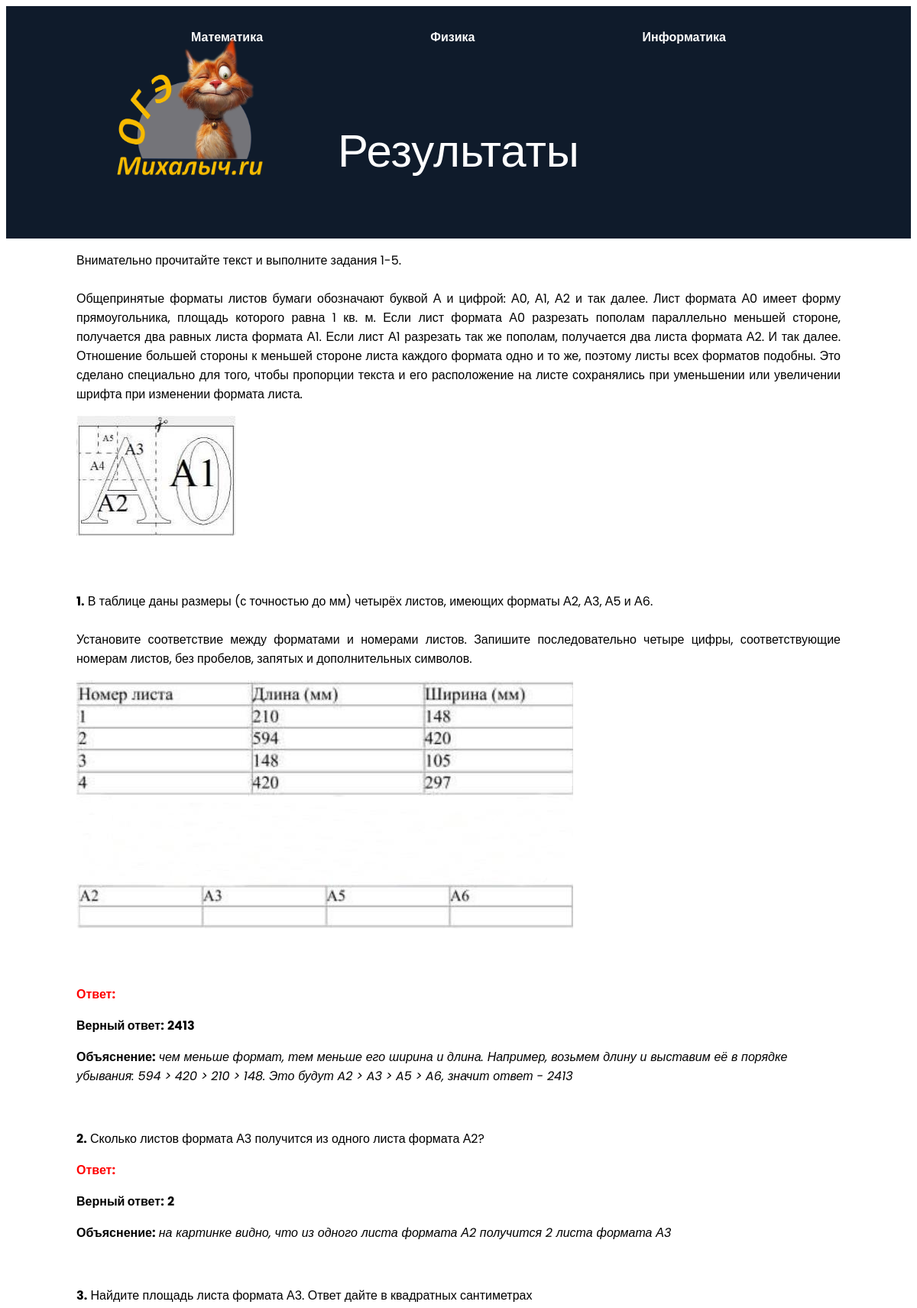
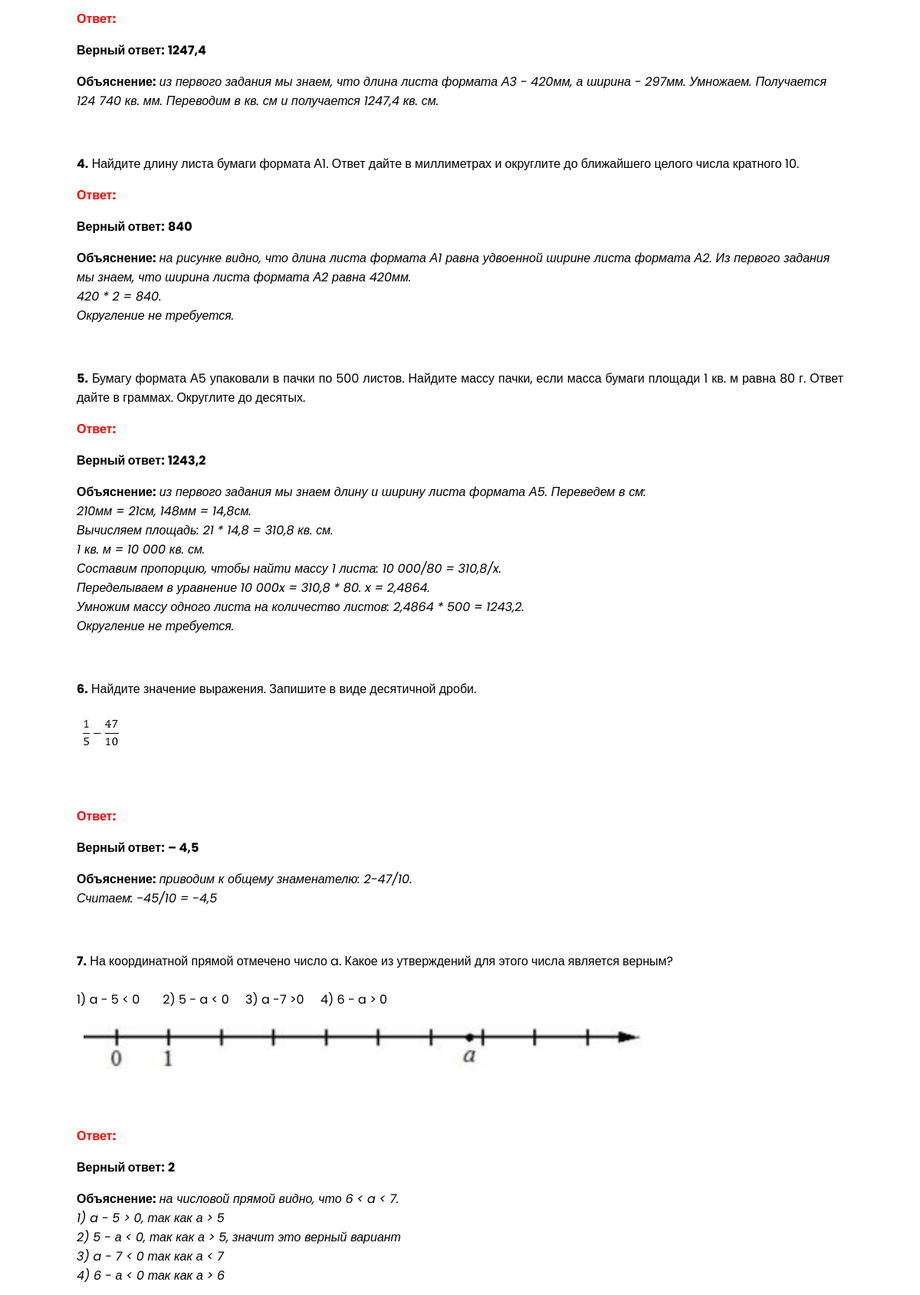
Page /end/math/3/ (upper part) on the committed database (2 pictures, top to bottom).
### main/models.py (models this page shows, shortened)
class Math(models.Model):
    name = models.TextField('Номер варианта')
    text = models.TextField('Текст', blank=True)
    imaget = models.ImageField('Картинка', blank=True)
    vopr1 = models.TextField('Вопрос 1')
    otv1 = models.TextField('Ответ 1')
    ob1 = models.TextField('Объяснение 1')
    image1 = models.ImageField('Картинка к вопросу', upload_to='questions/', blank=True, null=True)
    vopr2 = models.TextField('Вопрос 2')
    otv2 = models.TextField('Ответ 2')
    ob2 = models.TextField('Объяснение 2')
    image2 = models.ImageField('Картинка к вопросу', upload_to='questions/', blank=True, null=True)
    vopr3 = models.TextField('Вопрос 3')
    otv3 = models.TextField('Ответ 3')
    ob3 = models.TextField('Объяснение 3')
    image3 = models.ImageField('Картинка к вопросу', upload_to='questions/', blank=True, null=True)
    vopr4 = models.TextField('Вопрос 4')
    otv4 = models.TextField('Ответ 4')
    ob4 = models.TextField('Объяснение 4')
    image4 = models.ImageField('Картинка к вопросу', upload_to='questions/', blank=True, null=True)
    vopr5 = models.TextField('Вопрос 5')
    otv5 = models.TextField('Ответ 5')
    ob5 = models.TextField('Объяснение 5')
    image5 = models.ImageField('Картинка к вопросу', upload_to='questions/', blank=True, null=True)
    vopr6 = models.TextField('Вопрос 6')
    otv6 = models.TextField('Ответ 6')
    ob6 = models.TextField('Объяснение 6')
    image6 = models.ImageField('Картинка к вопросу', upload_to='questions/', blank=True, null=True)
    vopr7 = models.TextField('Вопрос 7')
    otv7 = models.TextField('Ответ 7')
    ob7 = models.TextField('Объяснение 7')
    image7 = models.ImageField('Картинка к вопросу', upload_to='questions/', blank=True, null=True)
    vopr8 = models.TextField('Вопрос 8')
    otv8 = models.TextField('Ответ 8')
    ob8 = models.TextField('Объяснение 8')
    image8 = models.ImageField('Картинка к вопросу', upload_to='questions/', blank=True, null=True)
    vopr9 = models.TextField('Вопрос 9')
    otv9 = models.TextField('Ответ 9')
    ob9 = models.TextField('Объяснение 9')
    image9 = models.ImageField('Картинка к вопросу', upload_to='questions/', blank=True, null=True)
    vopr10 = models.TextField('Вопрос 10')
    otv10 = models.TextField('Ответ 10')
    ob10 = models.TextField('Объяснение 10')
    image10 = models.ImageField('Картинка к вопросу', upload_to='questions/', blank=True, null=True)
    vopr11 = models.TextField('Вопрос 11')
    otv11 = models.TextField('Ответ 11')
    ob11 = models.TextField('Объяснение 11')
    image11 = models.ImageField('Картинка к вопросу', upload_to='questions/', blank=True, null=True)
    vopr12 = models.TextField('Вопрос 12')
    otv12 = models.TextField('Ответ 12')
    ob12 = models.TextField('Объяснение 12')
    image12 = models.ImageField('Картинка к вопросу', upload_to='questions/', blank=True, null=True)
    vopr13 = models.TextField('Вопрос 13')
    otv13 = models.TextField('Ответ 13')
    ob13 = models.TextField('Объяснение 13')
    image13 = models.ImageField('Картинка к вопросу', upload_to='questions/', blank=True, null=True)
    vopr14 = models.TextField('Вопрос 14')
    otv14 = models.TextField('Ответ 14')
    ob14 = models.TextField('Объяснение 14')
    image14 = models.ImageField('Картинка к вопросу', upload_to='questions/', blank=True, null=True)
    vopr15 = models.TextField('Вопрос 15')
    otv15 = models.TextField('Ответ 15')
    ob15 = models.TextField('Объяснение 15')
    image15 = models.ImageField('Картинка к вопросу', upload_to='questions/', blank=True, null=True)
    vopr16 = models.TextField('Вопрос 16')
    otv16 = models.TextField('Ответ 16')
    ob16 = models.TextField('Объяснение 16')
    image16 = models.ImageField('Картинка к вопросу', upload_to='questions/', blank=True, null=True)
    vopr17 = models.TextField('Вопрос 17')
    otv17 = models.TextField('Ответ 17')
    ob17 = models.TextField('Объяснение 17')
    image17 = models.ImageField('Картинка к вопросу', upload_to='questions/', blank=True, null=True)
    vopr18 = models.TextField('Вопрос 18')
    otv18 = models.TextField('Ответ 18')
    ob18 = models.TextField('Объяснение 18')
    image18 = models.ImageField('Картинка к вопросу', upload_to='questions/', blank=True, null=True)
    vopr19 = models.TextField('Вопрос 19')
    otv19 = models.TextField('Ответ 19')
    ob19 = models.TextField('Объяснение 19')
    image19 = models.ImageField('Картинка к вопросу', upload_to='questions/', blank=True, null=True)
    vopr20 = models.TextField('Вопрос 20')
    otv20 = models.TextField('Ответ 20')
    ob20 = models.TextField('Объяснение 20')
    image20 = models.ImageField('Картинка к вопросу', upload_to='questions/', blank=True, null=True)
    vopr21 = models.TextField('Вопрос 21')
    otv21 = models.TextField('Ответ 21')
    ob21 = models.TextField('Объяснение 21')
    image21 = models.ImageField('Картинка к вопросу', upload_to='questions/', blank=True, null=True)
    vopr22 = models.TextField('Вопрос 22')
    otv22 = models.TextField('Ответ 22')
    ob22 = models.TextField('Объяснение 22')
    image22 = models.ImageField('Картинка к вопросу', upload_to='questions/', blank=True, null=True)
    vopr23 = models.TextField('Вопрос 23')
    otv23 = models.TextField('Ответ 23')
    ob23 = models.TextField('Объяснение 23')
    image23 = models.ImageField('Картинка к вопросу', upload_to='questions/', blank=True, null=True)
    vopr24 = models.TextField('Вопрос 24')
    otv24 = models.TextField('Ответ 24', blank=True)
    ob24 = models.TextField('Объяснение 24')
    image24 = models.ImageField('Картинка к вопросу', upload_to='questions/', blank=True, null=True)
    vopr25 = models.TextField('Вопрос 25')
    otv25 = models.TextField('Ответ 25')
    ob25 = models.TextField('Объяснение 25')
    image25 = models.ImageField('Картинка к вопросу', upload_to='questions/', blank=True, null=True)

### main/views.py (the view, shortened to what this page needs)
# urls.py: path('end/math/<int:pk>/', views.End_m.as_view(), name='end_m'),
class End_m(DetailView):
    model = Math
    template_name = 'main/end_m.html'
    context_object_name = 'el'
    def get_context_data(self, **kwargs):
        context = super().get_context_data(**kwargs)
        pk = self.kwargs.get('pk')
        obj = Math.objects.get(id=pk)
        otv = self.request.session.get('value', {})
        value = {}
        for i in range(1, 26):
            model_value = getattr(obj, f'otv{i}', None)
            session_value = otv.get(str(i), None)
            value[i] = (model_value == session_value)
        otv_u = self.request.session.get('value', {})
        for i in range(1, 26):
            context[f'user_answer{i}'] = otv_u.get(str(i), '')
            context[f'otv{i}'] = getattr(obj, f'otv{i}', '')
            context[f'ob{i}'] = getattr(obj, f'ob{i}', '')
        context['my_value'] = value
        return context

### main/templates/main/end_m.html (shortened to what this page needs)
{%extends 'main/base.html'%}
{%load static%}
{% block name %}Результаты{% endblock %}
{% block content %}
<div class="container">
<form method="post" action="{% url 'end_m' el.id %}">
<p align="justify" class="vopr">{{el.text}}</p>
{% if el.imaget %}
    <img src="{{ el.imaget.url }}" alt="Изображение">
{% endif %}
<br>
<p align="justify" class="vopr"><b>1.</b> {{el.vopr1}}</p>
{% if el.image1 %}
    <img src="{{ el.image1.url }}" alt="Изображение">
{% endif %}
{% if my_value.1 %}
    <p class="yes"><b>Ответ:</b> <b>{{user_answer1}}</b></p><br>
{% else %}
    <p class="no"><b>Ответ:</b> <b>{{user_answer1}}</b></p>
    <p><b>Верный ответ:</b> <b>{{otv1}}</b></p>
    <p><b>Объяснение:</b> <i>{{ob1}}</i></p><br>
{% endif %}
<p align="justify" class="vopr"><b>2.</b> {{el.vopr2}}</p>
{% if my_value.2 %}
    <p class="yes"><b>Ответ:</b> <b>{{user_answer2}}</b></p><br>
{% else %}
    <p class="no"><b>Ответ:</b> <b>{{user_answer2}}</b></p>
    <p><b>Верный ответ:</b> <b>{{otv2}}</b></p>
    <p><b>Объяснение:</b> <i>{{ob2}}</i></p><br>
{% endif %}
<p align="justify" class="vopr"><b>3.</b> {{el.vopr3}}</p>
{% if my_value.3 %}
    <p class="yes"><b>Ответ:</b> <b>{{user_answer3}}</b></p><br>
{% else %}
    <p class="no"><b>Ответ:</b> <b>{{user_answer3}}</b></p>
    <p><b>Верный ответ:</b> <b>{{otv3}}</b></p>
    <p><b>Объяснение:</b> <i>{{ob3}}</i></p><br>
{% endif %}
<p align="justify" class="vopr"><b>4.</b> {{el.vopr4}}</p>
{% if my_value.4 %}
    <p class="yes"><b>Ответ:</b> <b>{{user_answer4}}</b></p><br>
{% else %}
    <p class="no"><b>Ответ:</b> <b>{{user_answer4}}</b></p>
    <p><b>Верный ответ:</b> <b>{{otv4}}</b></p>
    <p><b>Объяснение:</b> <i>{{ob4}}</i></p><br>
{% endif %}
<p align="justify" class="vopr"><b>5.</b> {{el.vopr5}}</p>
{% if my_value.5 %}
    <p class="yes"><b>Ответ:</b> <b>{{user_answer5}}</b></p><br>
{% else %}
    <p class="no"><b>Ответ:</b> <b>{{user_answer5}}</b></p>
    <p><b>Верный ответ:</b> <b>{{otv5}}</b></p>
    <p><b>Объяснение:</b> <i>{{ob5}}</i></p><br>
{% endif %}
<p align="justify" class="vopr"><b>6.</b> {{el.vopr6}}</p>
{% if el.image6 %}
    <img src="{{ el.image6.url }}" alt="Изображение">
{% endif %}
{% if my_value.6 %}
    <p class="yes"><b>Ответ:</b> <b>{{user_answer6}}</b></p><br>
{% else %}
    <p class="no"><b>Ответ:</b> <b>{{user_answer6}}</b></p>
    <p><b>Верный ответ:</b> <b>{{otv6}}</b></p>
    <p><b>Объяснение:</b> <i>{{ob6}}</i></p><br>
{% endif %}
<p align="justify" class="vopr"><b>7.</b> {{el.vopr7}}</p>
{% if el.image7 %}
    <img src="{{ el.image7.url }}" alt="Изображение">
{% endif %}
{% if my_value.7 %}
    <p class="yes"><b>Ответ:</b> <b>{{user_answer7}}</b></p><br>
{% else %}
    <p class="no"><b>Ответ:</b> <b>{{user_answer7}}</b></p>
    <p><b>Верный ответ:</b> <b>{{otv7}}</b></p>
    <p><b>Объяснение:</b> <i>{{ob7}}</i></p><br>
{% endif %}
{% if my_value.8 %}
    <p class="yes"><b>Ответ:</b> <b>{{user_answer8}}</b></p><br>
{% else %}
    <p><b>Объяснение:</b> <i>{{ob8}}</i></p><br>
{% endif %}
{% if my_value.9 %}
    <p class="yes"><b>Ответ:</b> <b>{{user_answer9}}</b></p><br>
{% else %}
    <p><b>Объяснение:</b> <i>{{ob9}}</i></p><br>
{% endif %}
{% if my_value.10 %}
    <p class="yes"><b>Ответ:</b> <b>{{user_answer10}}</b></p><br>
{% else %}
    <p><b>Объяснение:</b> <i>{{ob10}}</i></p><br>
{% endif %}
{% if my_value.11 %}
    <p class="yes"><b>Ответ:</b> <b>{{user_answer11}}</b></p><br>
{% else %}
    <p><b>Объяснение:</b> <i>{{ob11}}</i></p><br>
{% endif %}
{% if my_value.12 %}
    <p class="yes"><b>Ответ:</b> <b>{{user_answer12}}</b></p><br>
{% else %}
    <p><b>Объяснение:</b> <i>{{ob12}}</i></p><br>
{% endif %}
{% if my_value.13 %}
    <p class="yes"><b>Ответ:</b> <b>{{user_answer13}}</b></p><br>
{% else %}
    <p><b>Объяснение:</b> <i>{{ob13}}</i></p><br>
{% endif %}
{% if my_value.14 %}
    <p class="yes"><b>Ответ:</b> <b>{{user_answer14}}</b></p><br>
{% else %}
    <p><b>Объяснение:</b> <i>{{ob14}}</i></p><br>
{% endif %}
{% if my_value.15 %}
    <p class="yes"><b>Ответ:</b> <b>{{user_answer15}}</b></p><br>
{% else %}
    <p><b>Объяснение:</b> <i>{{ob15}}</i></p><br>
{% endif %}
{% if my_value.16 %}
    <p class="yes"><b>Ответ:</b> <b>{{user_answer16}}</b></p><br>
{% else %}
    <p><b>Объяснение:</b> <i>{{ob16}}</i></p><br>
{% endif %}
{% if my_value.17 %}
    <p class="yes"><b>Ответ:</b> <b>{{user_answer17}}</b></p><br>
{% else %}
    <p><b>Объяснение:</b> <i>{{ob17}}</i></p><br>
{% endif %}
{% if my_value.18 %}
    <p class="yes"><b>Ответ:</b> <b>{{user_answer18}}</b></p><br>
{% else %}
    <p><b>Объяснение:</b> <i>{{ob18}}</i></p><br>
{% endif %}
{% if my_value.19 %}
    <p class="yes"><b>Ответ:</b> <b>{{user_answer19}}</b></p><br>
{% else %}
    <p><b>Объяснение:</b> <i>{{ob19}}</i></p><br>
{% endif %}
{% if my_value.20 %}
    <p class="yes"><b>Ответ:</b> <b>{{user_answer20}}</b></p><br>
{% else %}
    <p><b>Объяснение:</b> <i>{{ob20}}</i></p><br>
{% endif %}
{% if my_value.21 %}
    <p class="yes"><b>Ответ:</b> <b>{{user_answer21}}</b></p><br>
{% else %}
    <p><b>Объяснение:</b> <i>{{ob21}}</i></p><br>
{% endif %}
{% if my_value.22 %}
    <p class="yes"><b>Ответ:</b> <b>{{user_answer22}}</b></p><br>
{% else %}
    <p><b>Объяснение:</b> <i>{{ob22}}</i></p><br>
{% endif %}
{% if my_value.23 %}
    <p class="yes"><b>Ответ:</b> <b>{{user_answer23}}</b></p><br>
{% else %}
    <p><b>Объяснение:</b> <i>{{ob23}}</i></p><br>
{% endif %}
    <p><i><b>Вопрос с развернутым ответом</b></i></p><br>
    <p><b>Объяснение:</b> <i>{{ob24}}</i></p><br>
{% if my_value.25 %}
    <p class="yes"><b>Ответ:</b> <b>{{user_answer25}}</b></p><br>
{% else %}
    <p><b>Объяснение:</b> <i>{{ob25}}</i></p><br>
{% endif %}
</form>
</div>
{% endblock %}

### main/static/main/css/base.css (style rules this page uses)
* { marging: 0; padding: 0; }
img { max-size: 100%; }
.container { width: 1000px; margin: 0 auto; }
body { background-color: fff; color: 000; font-family: 'poppins', sans-serif; }

### main/static/main/css/main.css (style rules this page uses)
* { marging: 0; padding: 0; }
img { max-size: 100%; }
.container { width: 1000px; margin: 0 auto; }
body { background-color: fff; color: 000; font-family: 'poppins', sans-serif; front-weight: 800; }

### main/static/main/css/task.css (style rules this page uses)
img { margin-bottom: 50px; }
.vopr { white-space: pre-wrap; }

### main/static/main/css/end.css (style rules this page uses)
.no { color: red; }
p { white-space: pre-wrap; }

### rows in the picture
Math: text "Внимательно прочитайте текст и выполните задания 1-5. Общепринятые форматы листов бумаги обозначают буквой А и цифрой: А0, А1, А2 и так далее. Лист формата А0 имеет форму прямоугольника, площадь которого равна 1 кв. м. Если лист формата А0 разрезать пополам параллельно меньшей стороне, получается два равных листа формата А1. Если лист А1 разрезать так же пополам, получается два листа формата А2. И так далее. Отношение большей стороны к меньшей стороне листа каждого формата одно и то же, поэтому листы всех форматов подобны. Это сделано специально для того, чтобы пропорции текста и его расположение на листе сохранялись при уменьшении или увеличении шрифта при изменении формата листа.", imaget (picture), vopr1 "В таблице даны размеры (с точностью до мм) четырёх листов, имеющих форматы А2, А3, А5 и А6. Установите соответствие между форматами и номерами листов. Запишите последовательно четыре цифры, соответствующие номерам листов, без пробелов, запятых и дополнительных символов.", image1 (picture), otv1 "2413", ob1 "чем меньше формат, тем меньше его ширина и длина. Например, возьмем длину и выставим её в порядке убывания: 594 > 420 > 210 > 148. Это будут A2 > A3 > A5 > A6, значит ответ - 2413", vopr2 "Сколько листов формата А3 получится из одного листа формата А2?", ob2 "на картинке видно, что из одного листа формата А2 получится 2 листа формата А3", vopr3 "Найдите площадь листа формата А3. Ответ дайте в квадратных сантиметрах", otv3 "1247,4", ob3 "из первого задания мы знаем, что длина листа формата А3 - 420мм, а ширина - 297мм. Умножаем. Получается 124 740 кв. мм. Переводим в кв. см и получается 1247,4 кв. см.", vopr4 "Найдите длину листа бумаги формата А1. Ответ дайте в миллиметрах и округлите до ближайшего целого числа кратного 10.", otv4 "840", ob4 "на рисунке видно, что длина листа формата А1 равна удвоенной ширине листа формата А2. Из первого задания мы знаем, что ширина листа формата А2 равна 420мм. 420 * 2 = 840. Округление не требуется.", vopr5 "Бумагу формата А5 упаковали в пачки по 500 листов. Найдите массу пачки, если масса бумаги площади 1 кв. м равна 80 г. Ответ дайте в граммах. Округлите до десятых.", otv5 "1243,2", ob5 "из первого задания мы знаем длину и ширину листа формата А5. Переведем в см: 210мм = 21см, 148мм = 14,8см. Вычисляем площадь: 21 * 14,8 = 310,8 кв. см. 1 кв. м = 10 000 кв. см. Составим пропорцию, чтобы найти массу 1 листа: 10 000/80 = 310,8/x. Переделываем в уравнение 10 000x = 310,8 * 80. x = 2,4864. Умножим массу одного листа на количество листов: 2,4864 * 500 = 1243,2. Округление не требуется.", vopr6 "Найдите значение выражения. Запишите в виде десятичной дроби.", image6 (picture), otv6 "– 4,5", ob6 "приводим к общему знаменателю: 2-47/10. Считаем: -45/10 = -4,5", vopr7 "На координатной прямой отмечено число a. Какое из утверждений для этого числа является верным? 1) a - 5 < 0 2) 5 - a < 0 3) a -7 >0 4) 6 - a > 0", image7 (picture), ob7 "на числовой прямой видно, что 6 < a < 7. 1) a - 5 > 0, так как а > 5 2) 5 - а < 0, так как а > 5, значит это верный вариант 3) a - 7 < 0 так как а < 7 4) 6 - а < 0 так как а > 6"

### other values in the picture
{{ otv2 }} "2"
{{ otv7 }} "2"
